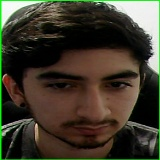
#> input picture Reconocimiento_Facial/Dataset/Cristofer Sarabia Sosa/rostro_11.jpg, 160 x 160 px, given in place of the camera
$ python rostro.py
#> lines starting #> are read from the running program, lines starting #| are printed output that depends on the picture; after the words box and inside, x2 and y2 are one past the last pixel; in counts of white or black regions, pixels touching at a corner belong together
import cv2
import os

# 1. Configuración inicial
nombre_persona = 'MarioRios'
path_datos = 'dataset' # Carpeta donde se guardarán las fotos
path_completo = os.path.join(path_datos, nombre_persona)

if not os.path.exists(path_completo):
    print(f'Carpeta creada: {path_completo}')
    os.makedirs(path_completo)

# 2. Cargar el clasificador de rostros (Haar Cascade)
face_cascade = cv2.CascadeClassifier(cv2.data.haarcascades + 'haarcascade_frontalface_default.xml')

# 3. Iniciar la captura de video
cap = cv2.VideoCapture(0)
count = 0

print("Capturando rostro... Presiona 'q' para salir antes de tiempo.")

while True:
    ret, frame = cap.read()
#> frame is the input picture: shape (160, 160, 3); mean B, G, R 44.6, 58.5, 64.1
    if not ret: break

    # Convertir a escala de grises para que el algoritmo trabaje mejor
    gray = cv2.cvtColor(frame, cv2.COLOR_BGR2GRAY)
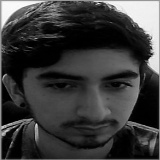
#> gray: shape (160, 160); min 0, max 254, mean 58.6

    # Detectar rostros
    faces = face_cascade.detectMultiScale(gray, 1.3, 5)
#> faces = [[37, 41, 114, 114]]

    for (x, y, w, h) in faces:
        # Dibujar un rectángulo en el rostro (opcional, para visualización)
        cv2.rectangle(frame, (x, y), (x + w, y + h), (0, 255, 0), 2)

        # Recortar el rostro y redimensionarlo (ej. 60x60 píxeles)
        rostro_recortado = frame[y:y + h, x:x + w]
        rostro_recortado = cv2.resize(rostro_recortado, (60, 60), interpolation=cv2.INTER_CUBIC)

        # Guardar la imagen
        cv2.imwrite(f'{path_completo}/rostro_{count}.jpg', rostro_recortado)
        count += 1
#> this loop made 1 pass
#> (x, y, w, h, count) on pass 1: (37, 41, 114, 114, 1)
#> pass 1, `rostro_recortado = frame[y:y + h, x:x + w]`:
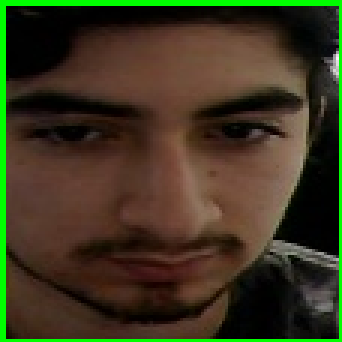
#> rostro_recortado: shape (114, 114, 3) (shown 3 times larger); mean B, G, R 31.1, 54.7, 59.8
#> pass 1, `rostro_recortado = cv2.resize(rostro_recortado, (60, 60), interpolatio..`:
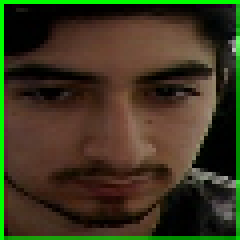
#> rostro_recortado: shape (60, 60, 3) (shown 4 times larger); mean B, G, R 31.2, 54.2, 60
#> after the loop:
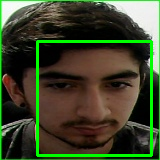
#> frame: shape (160, 160, 3); 5.33% of pixels changed, all inside (x1, y1, x2, y2) = (36, 40, 153, 157)
#> after the loop, count = 1

    # Mostrar el video en vivo
    cv2.imshow('Creando Dataset', frame)

    # Detener si llegamos a 100 fotos o si presionamos 'q'
    k = cv2.waitKey(1)
#> (key q is pressed here)
    if k == ord('q') or count >= 100:
        break

print(f"Dataset finalizado. Se guardaron {count} imágenes en {path_completo}")
#| Dataset finalizado. Se guardaron 1 imágenes en dataset/MarioRios
cap.release()
cv2.destroyAllWindows()

$ run again, on Reconocimiento_Facial/Dataset/Cristofer Sarabia Sosa/rostro_56.jpg
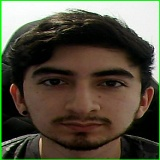
#> input picture Reconocimiento_Facial/Dataset/Cristofer Sarabia Sosa/rostro_56.jpg, 160 x 160 px, given in place of the camera
#> frame is the input picture: shape (160, 160, 3); mean B, G, R 64.6, 79.4, 84.9
#> `gray = cv2.cvtColor(frame, cv2.COLOR_BGR2GRAY)`:
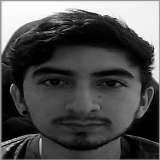
#> gray: shape (160, 160); min 0, max 255, mean 79.3
#> faces = [[27, 40, 116, 116]]
#> the loop `for (x, y, w, h) in faces:` made 1 pass
#> (x, y, w, h, count) on pass 1: (27, 40, 116, 116, 1)
#> after the loop `for (x, y, w, h) in faces:`:
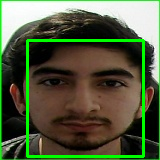
#> frame: shape (160, 160, 3); 5.42% of pixels changed, all inside (x1, y1, x2, y2) = (26, 39, 145, 158)
#> after the loop `for (x, y, w, h) in faces:`: count = 1
#| Dataset finalizado. Se guardaron 1 imágenes en dataset/MarioRios
